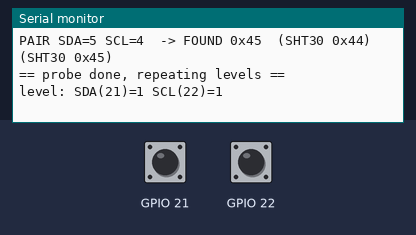
Simulated run of this sketch. Board: ESP32. On the bench: the last lines printed to the serial monitor. The test bench sets the inputs (shaded band); at power-on: GPIO 21 HIGH, GPIO 22 HIGH.

Above: at 2.0 s.
2.1 s: GPIO 21 pulled LOW for 3 s
At 4.9 s:
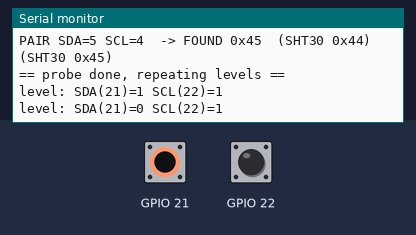
6.6 s: GPIO 22 pulled LOW for 3 s
At 7.4 s:
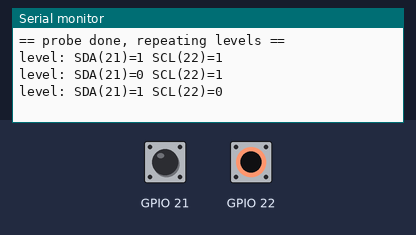
Timing chart, 0 to 9.6 s (numbered marks = the images above; inputs shaded):
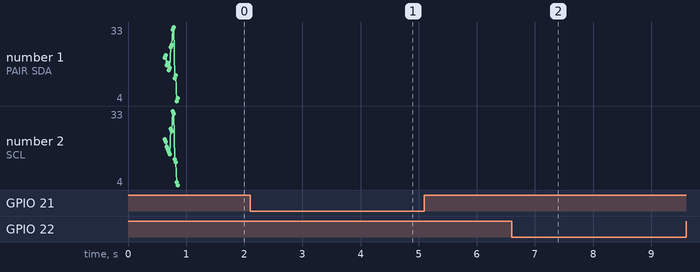

Measured:
- after the input at 2.1 s, the serial monitor: prints a new line after 1.8 s (image 1)
- after the input at 6.6 s, the serial monitor: prints a new line after 0.28 s (image 2)

The sketch:

i2c-probe.ino
```cpp
/*
 * I2C 探针：
 *  1) 读 SDA/SCL 的空闲电平（有上拉应该都是高电平）
 *  2) 把常见的几组引脚（含 SDA/SCL 对调）挨个试，看哪组能认到 0x44/0x45
 */
#include <Wire.h>

static const int PAIRS[][2] = {
  {21, 22}, {22, 21},   // 标准 / 接反
  {18, 19}, {19, 18},   // 另一组常用
  {16, 17}, {17, 16},
  {25, 26}, {26, 25},
  {32, 33}, {33, 32},
  {13, 14}, {14, 13},
  {4, 5},   {5, 4}
};
static const int NPAIRS = sizeof(PAIRS) / sizeof(PAIRS[0]);

void setup() {
  Serial.begin(115200);
  delay(600);
  Serial.println();
  Serial.println("== I2C PROBE ==");

  // 空闲电平：拉上拉读一次
  pinMode(21, INPUT_PULLUP); pinMode(22, INPUT_PULLUP);
  delay(10);
  Serial.printf("level: SDA(21)=%d  SCL(22)=%d   (1=高，正常；0=被拉低或短路)\n",
                digitalRead(21), digitalRead(22));

  for (int i = 0; i < NPAIRS; i++) {
    int sda = PAIRS[i][0], scl = PAIRS[i][1];
    Wire.end();
    Wire.begin(sda, scl);
    Wire.setClock(100000);
    delay(5);
    bool hit44 = false, hit45 = false, any = false;
    uint8_t anyAddr = 0;
    for (uint8_t a = 1; a < 127; a++) {
      if (a == sda || a == scl) continue;
      Wire.beginTransmission(a);
      if (Wire.endTransmission() == 0) {
        any = true; anyAddr = a;
        if (a == 0x44) hit44 = true;
        if (a == 0x45) hit45 = true;
      }
    }
    if (any) {
      Serial.printf("PAIR SDA=%d SCL=%d  -> FOUND 0x%02X%s%s\n", sda, scl, anyAddr,
                    hit44 ? "  (SHT30 0x44)" : "", hit45 ? "  (SHT30 0x45)" : "");
    } else {
      Serial.printf("PAIR SDA=%d SCL=%d  -> none\n", sda, scl);
    }
  }
  Serial.println("== probe done, repeating levels ==");
}

void loop() {
  pinMode(21, INPUT_PULLUP); pinMode(22, INPUT_PULLUP);
  delay(5);
  Serial.printf("level: SDA(21)=%d SCL(22)=%d\n", digitalRead(21), digitalRead(22));
  delay(3000);
}
```
